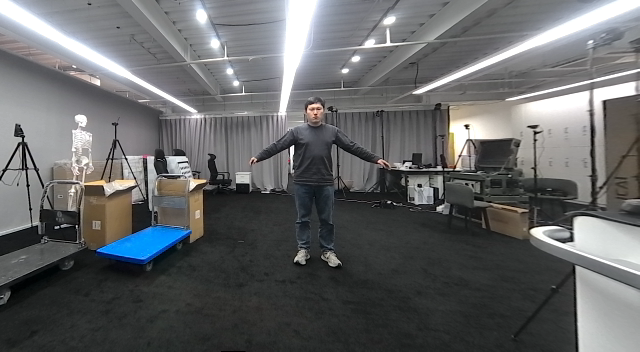
#> input picture data/640x352/im0.png, 640 x 352 px
$ python '画线测试.py'
#> lines starting #> are read from the running program, lines starting #| are printed output that depends on the picture; after the words box and inside, x2 and y2 are one past the last pixel; in counts of white or black regions, pixels touching at a corner belong together
# -*- coding: utf-8 -*-
# @Time    : 2025/4/13 21:28
# @Author  : sjh
# @Site    :
# @File    : 画线测试.py
# @Comment :
import cv2
import numpy as np

# 读取图像
rectified_left = cv2.imread('../data/640x352/im0.png')
#> rectified_left is the input picture: shape (352, 640, 3); mean B, G, R 102.6, 101.8, 100.4
rectified_right = cv2.imread('../data/640x352/im1.png')
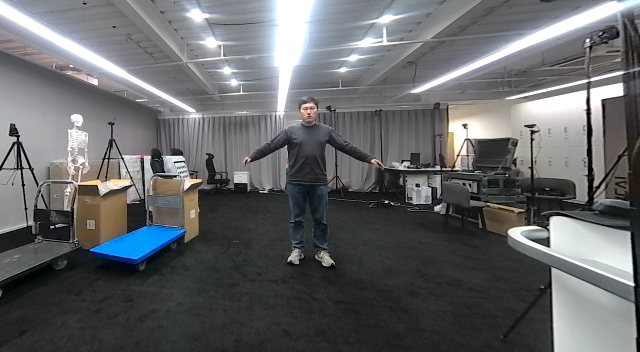
#> input picture data/640x352/im1.png, 640 x 352 px
#> rectified_right is the input picture: shape (352, 640, 3); mean B, G, R 104, 102.4, 100.3
for i in range(10):
    cv2.line(rectified_left, (0, 100 + i * 50), (1056, 100 + i * 50), (0, 0, 255), 1)
    cv2.line(rectified_right, (0, 100 + i * 50), (1056, 100 + i * 50), (0, 0, 255), 1)
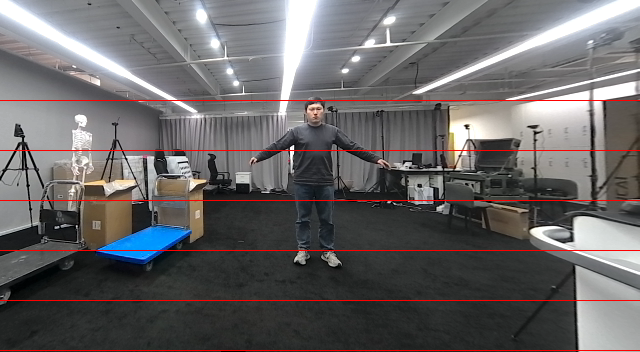
#> rectified_left: shape (352, 640, 3); 1.7% of pixels changed, all inside (x1, y1, x2, y2) = (0, 100, 640, 351)
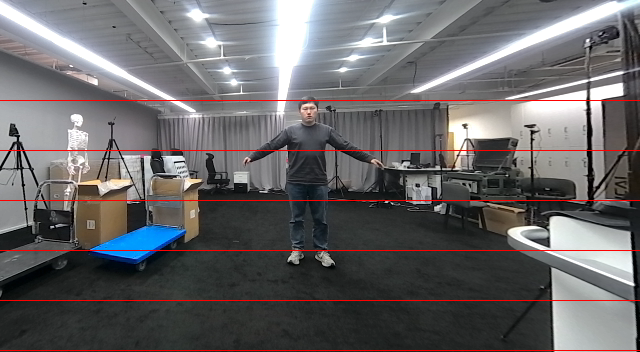
#> rectified_right: shape (352, 640, 3); 1.7% of pixels changed, all inside (x1, y1, x2, y2) = (0, 100, 640, 351)
combined_img = np.hstack((rectified_left, rectified_right))
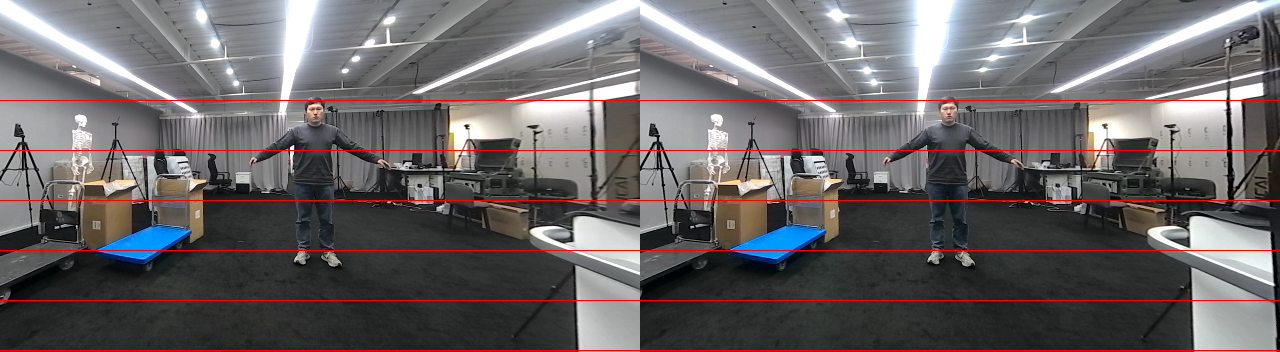
#> combined_img: shape (352, 1280, 3); mean B, G, R 101.8, 100.6, 103.2
cv2.imshow('combined_img', combined_img)
cv2.waitKey(0)
